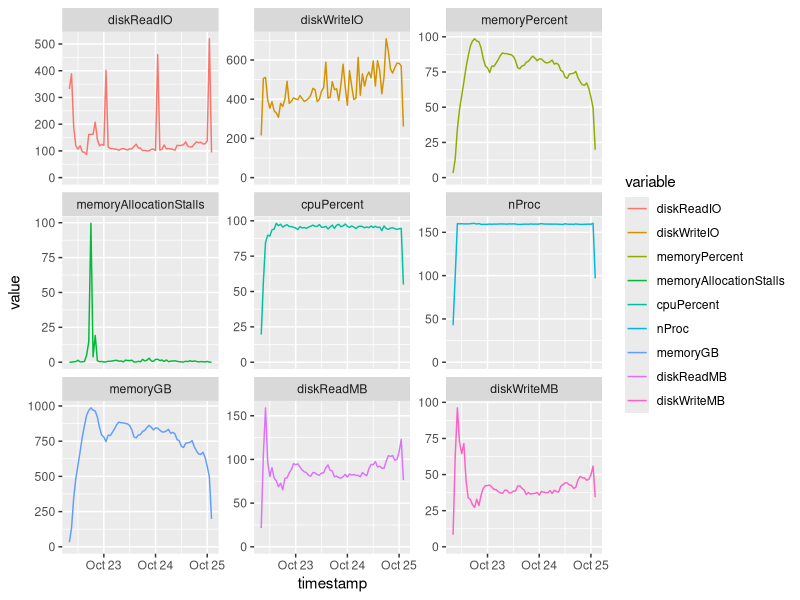
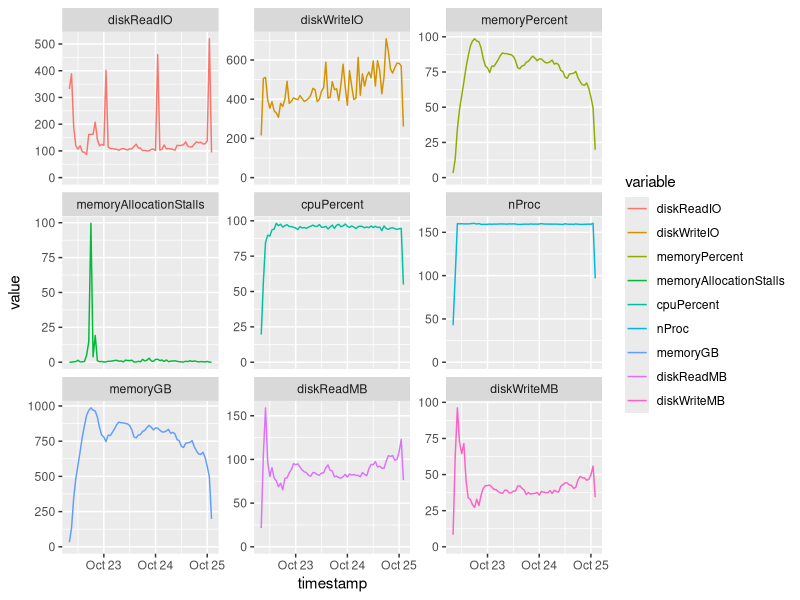

The R script that drew these images, in order:
#!/usr/bin/env Rscript
library(data.table)
library(ggplot2)

df = fread("oracle_metrics.tsv")
df[, timestamp:=as.POSIXct(timestamp, tz="GMT")]
# MB/s
df[, diskReadMB:=diskReadBytes/1e6]
df[, diskWriteMB:=diskWriteBytes/1e6]
df[, diskReadBytes:=NULL]
df[, diskWriteBytes:=NULL]

df.melt = melt(df, id.vars="timestamp")

ggplot(df.melt, aes(x=timestamp, y=value, color=variable)) +
    facet_wrap(. ~ variable, scales="free_y") +
    geom_line() +
    expand_limits(y=0)
    

ggsave("oracle_metrics.pdf", width=8, height=7)
